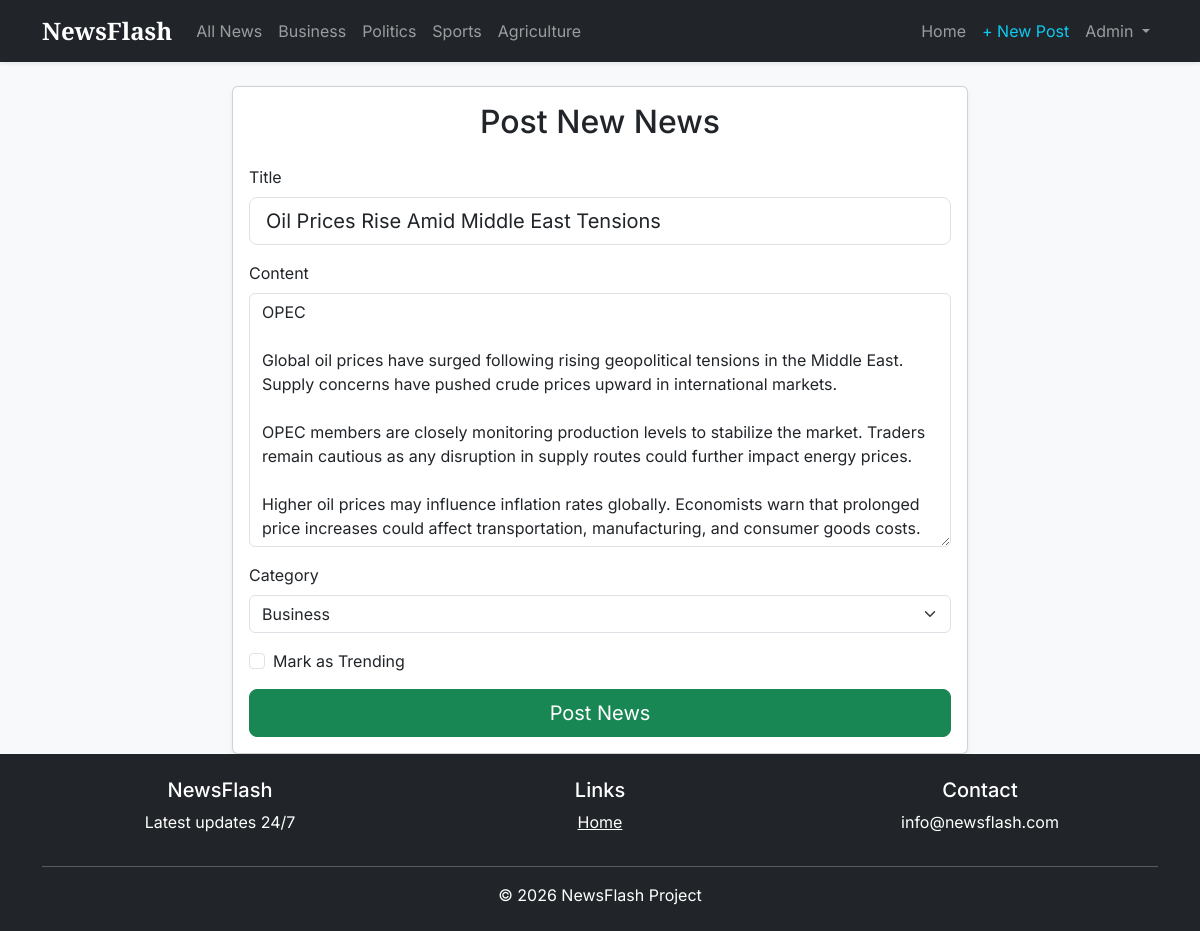
Page /post/10/update (signed in) on the committed database.
### app/models.py (models this page shows, shortened)
class User(db.Model, UserMixin):
    id = db.Column(db.Integer, primary_key=True)
    username = db.Column(db.String(20), unique=True, nullable=False)
    email = db.Column(db.String(120), unique=True, nullable=False)
    password = db.Column(db.String(60), nullable=False)
    is_admin = db.Column(db.Boolean, default=False)
    posts = db.relationship('Post', backref='author', lazy=True)

class Post(db.Model):
    id = db.Column(db.Integer, primary_key=True)
    title = db.Column(db.String(100), nullable=False)
    date_posted = db.Column(db.DateTime, nullable=False, default=datetime.utcnow)
    content = db.Column(db.Text, nullable=False)
    user_id = db.Column(db.Integer, db.ForeignKey('user.id'), nullable=False)
    category_id = db.Column(db.Integer, db.ForeignKey('category.id'), nullable=False)
    is_trending = db.Column(db.Boolean, default=False)

### app/routes.py (the view)
@main_bp.route("/post/<int:post_id>/update", methods=['GET', 'POST'])
@login_required
def update_post(post_id):
    post = Post.query.get_or_404(post_id)
    if post.author != current_user and not current_user.is_admin:
        abort(403)
    form = PostForm()
    form.category.choices = [(c.id, c.name) for c in Category.query.all()]
    if form.validate_on_submit():
        post.title = form.title.data
        post.content = form.content.data
        post.category_id = form.category.data
        post.is_trending = form.is_trending.data
        db.session.commit()
        flash('Your post has been updated!', 'success')
        return redirect(url_for('main.post', post_id=post.id))
    elif request.method == 'GET':
        form.title.data = post.title
        form.content.data = post.content
        form.category.data = post.category_id
        form.is_trending.data = post.is_trending
    return render_template('create_post.html', title='Update Post', form=form)

### app/forms.py
class PostForm(FlaskForm):
    title = StringField('Title', validators=[DataRequired()])
    content = TextAreaField('Content', validators=[DataRequired()])
    category = SelectField('Category', coerce=int, validators=[DataRequired()])
    is_trending = BooleanField('Mark as Trending')
    submit = SubmitField('Post News')

### app/__init__.py (called while the page is built)
@login_manager.user_loader
def load_user(user_id):
    from .models import User
    return User.query.get(int(user_id))

### app/templates/create_post.html (shortened to what this page needs)
{% extends "layout.html" %}
{% block content %}
<div class="row justify-content-center">
    <div class="col-md-8">
        <div class="card shadow-sm">
            <div class="card-body">
                <h2 class="card-title text-center mb-4">Post New News</h2>
                <form method="POST" action="">
                    <div class="mb-3">
                        {{ form.title.label(class="form-label") }}
                        {{ form.title(class="form-control form-control-lg") }}
                    </div>
                    <div class="mb-3">
                        {{ form.content.label(class="form-label") }}
                        {{ form.content(class="form-control", rows="10") }}
                    </div>
                    <div class="mb-3">
                        {{ form.category.label(class="form-label") }}
                        {{ form.category(class="form-select") }}
                    </div>
                    <div class="form-check mb-3">
                        {{ form.is_trending(class="form-check-input") }}
                        {{ form.is_trending.label(class="form-check-label") }}
                    </div>
                    <div class="d-grid">
                        {{ form.submit(class="btn btn-success btn-lg") }}
                    </div>
                </form>
            </div>
        </div>
    </div>
</div>
{% endblock %}

### app/templates/layout.html (shortened to what this page needs)
<!DOCTYPE html>
<html lang="en">
<head>
    <link href="https://cdn.jsdelivr.net/npm/bootstrap@5.3.0/dist/css/bootstrap.min.css" rel="stylesheet">
</head>
<body class="bg-light">
    <nav class="navbar navbar-expand-lg navbar-dark bg-dark mb-4 shadow-sm">
        <div class="container">
            <a class="navbar-brand" href="{{ url_for('main.index') }}">NewsFlash</a>
            <div class="collapse navbar-collapse" id="navbarNav">
                <div class="navbar-nav me-auto">
                    <a class="nav-link" href="{{ url_for('main.index') }}">All News</a>
                    <a class="nav-link" href="{{ url_for('main.category_posts', category_name='Business') }}">Business</a>
                    <a class="nav-link" href="{{ url_for('main.category_posts', category_name='Politics') }}">Politics</a>
                    <a class="nav-link" href="{{ url_for('main.category_posts', category_name='Sports') }}">Sports</a>
                    <a class="nav-link" href="{{ url_for('main.category_posts', category_name='Agriculture') }}">Agriculture</a>
                </div>
                <div class="navbar-nav ms-auto">
                    <a class="nav-link" href="{{ url_for('main.index') }}">Home</a>
                    {% if current_user.is_authenticated %}
                        <a class="nav-link text-info" href="{{ url_for('main.new_post') }}">+ New Post</a>
                        <div class="nav-item dropdown">
                            <a class="nav-link dropdown-toggle" href="#" id="userDropdown" role="button" data-bs-toggle="dropdown">
                                {{ current_user.username }}
                            </a>
                        </div>
                    {% else %}
                        <a class="nav-link" href="{{ url_for('main.login') }}">Login</a>
                        <a class="nav-link btn btn-primary text-white ms-lg-2 px-3" href="{{ url_for('main.register') }}">Join Us</a>
                    {% endif %}
                </div>
            </div>
        </div>
    </nav>
    <div class="container">
        {% block content %}{% endblock %}
    </div>
    <footer class="footer mt-auto py-4 bg-dark text-white">
    <div class="container text-center">
        <div class="row">
            <div class="col-md-4"><h5>NewsFlash</h5><p>Latest updates 24/7</p></div>
            <div class="col-md-4"><h5>Links</h5><a href="/" class="text-white">Home</a></div>
            <div class="col-md-4"><h5>Contact</h5><p>info@newsflash.com</p></div>
        </div>
        <hr class="bg-light">
        <span>© 2026 NewsFlash Project</span>
    </div>
</footer>
</body>
</html>

### app/templates/layout.html (style rules this page uses)
body { font-family: 'Inter', sans-serif; }
.navbar-brand { font-family: 'Playfair Display', serif; font-weight: bold; font-size: 1.5rem; }

### rows in the picture
User: username "Admin"
Post: title "Oil Prices Rise Amid Middle East Tensions", content "OPEC Global oil prices have surged following rising geopolitical tensions in the Middle East. Supply concerns have pushed crude prices upward in international markets. OPEC members are closely monitoring production levels to stabilize the market. Traders remain cautious as any disruption in supply routes could further impact energy prices. Higher oil prices may influence inflation rates globally. Economists warn that prolonged price increases could affect transportation, manufacturing, and consumer goods costs.", category "Business"
